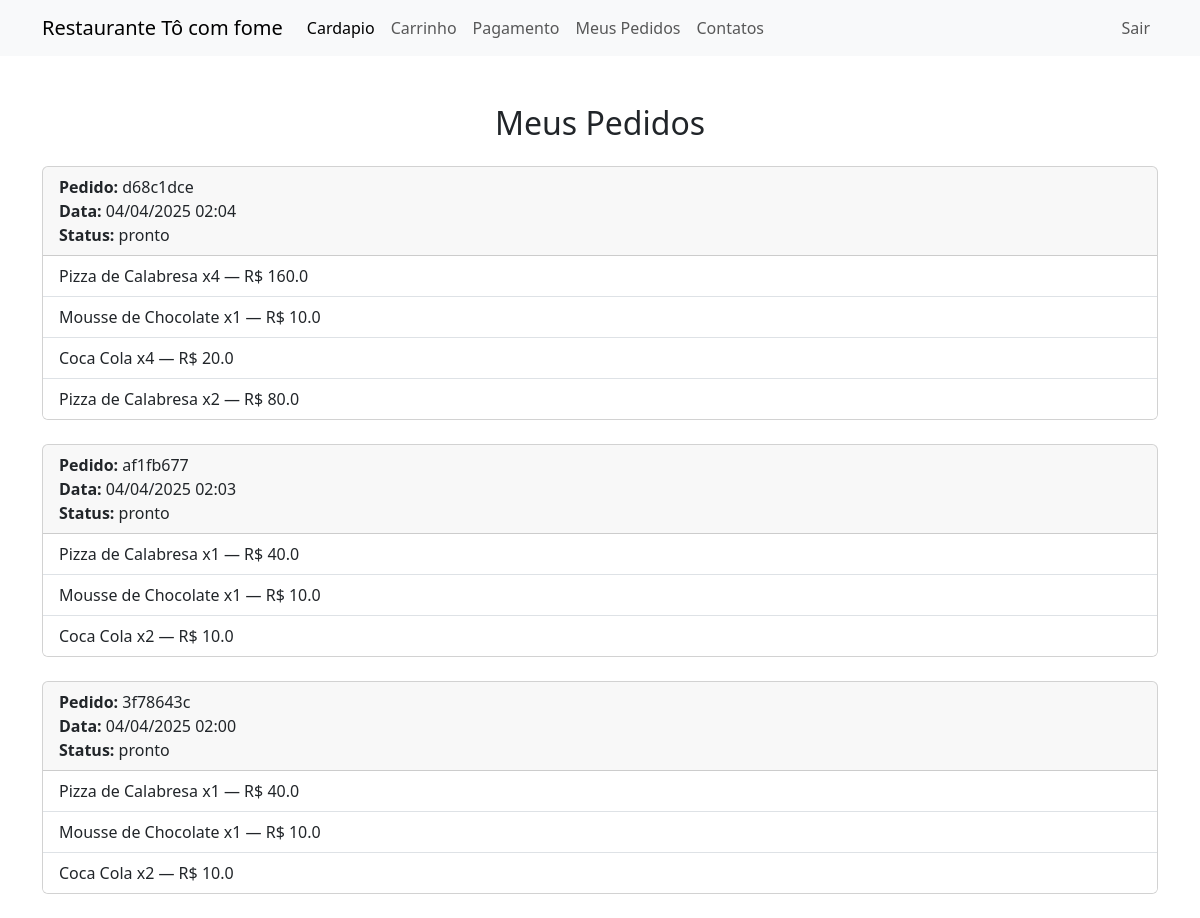
Page /meus-pedidos (signed in) on the committed database.
### tocomfome/models.py (models this page shows)
class Pedido(database.Model):
    id_pedido = database.Column(database.Integer, primary_key=True, autoincrement=True)
    codigo_pedido = database.Column(database.String, nullable=False)
    id_item = database.Column(database.Integer, nullable=False)
    nome_item = database.Column(database.String, nullable=False)
    quantidade_item = database.Column(database.Integer, nullable=False)
    preco_item = database.Column(database.Float, nullable=False)
    valor_total = database.Column(database.Float, nullable=False)
    id_usuario_pedido = database.Column(database.Integer, database.ForeignKey('usuario.id'), nullable=False)
    data_criacao = database.Column(database.DateTime, nullable=False, default=datetime.utcnow)
    status = database.Column(database.String, nullable=False, default='preparando')
    usuario = database.relationship('Usuario', backref='pedidos')

### tocomfome/routes.py (the view)
@app.route('/meus-pedidos')
@login_required
def meus_pedidos():
    if current_user.tipo != 'cliente':
        flash("Acesso restrito a clientes!", "alert-danger")
        return redirect(url_for('home'))
    pedidos = (
        database.session.query(Pedido)
        .filter_by(id_usuario_pedido=current_user.id)
        .order_by(Pedido.data_criacao.desc())
        .all()
    )
    pedidos_agrupados = {}
    for pedido in pedidos:
        pedidos_agrupados.setdefault(pedido.codigo_pedido, []).append(pedido)
    return render_template('meus-pedidos.html', pedidos_agrupados=pedidos_agrupados)

### tocomfome/models.py (called while the page is built)
@login_manager.user_loader
def load_usuario(user_id):
    return Usuario.query.get(int(user_id))

### tocomfome/templates/meus-pedidos.html (shortened to what this page needs)
{% extends "base.html" %}
{% block body %}
<div class="container mt-5">
    <h2 class="text-center mb-4">Meus Pedidos</h2>
    {% if pedidos_agrupados %}
        {% for codigo, grupo in pedidos_agrupados.items() %}
            <div class="card mb-4">
                <div class="card-header">
                    <strong>Pedido:</strong> {{ codigo }}<br>
                    <strong>Data:</strong> {{ grupo[0].data_criacao.strftime('%d/%m/%Y %H:%M') }}<br>
                    <strong>Status:</strong> {{ grupo[0].status }}
                </div>
                <ul class="list-group list-group-flush">
                    {% for item in grupo %}
                        <li class="list-group-item">
                            {{ item.nome_item }} x{{ item.quantidade_item }} — R$ {{ item.valor_total | round(2) }}
                        </li>
                    {% endfor %}
                </ul>
            </div>
        {% endfor %}
    {% else %}
        <p class="text-center">Você ainda não fez nenhum pedido.</p>
    {% endif %}
</div>
{% endblock %}

### tocomfome/templates/base.html (shortened to what this page needs)
<!DOCTYPE html>
<html lang="pt-br">
    <head>
        <link href="https://cdn.jsdelivr.net/npm/bootstrap@5.3.3/dist/css/bootstrap.min.css" rel="stylesheet">
    </head>
    <body>
        {% include 'navbar.html'%}
        {% block body %}
        {% endblock body %}
    </body>
</html>

### tocomfome/templates/navbar.html (shortened to what this page needs)
<nav class="navbar navbar-expand-lg navbar-light bg-light">
    <div class="container-fluid container">
      <a class="navbar-brand" href="{{ url_for('home') }}">Restaurante Tô com fome</a>
      <div class="collapse navbar-collapse" id="navbarSupportedContent">
        <ul class="navbar-nav me-auto mb-2 mb-lg-0">
          <li class="nav-item">
            <a class="nav-link active" aria-current="page" href="{{ url_for('menu') }}">Cardapio</a>
          </li>
          {% if current_user.is_authenticated %}
            {% if current_user.tipo == 'funcionario' %}
              <li class="nav-item">
                <a class="nav-link" href="{{ url_for('controle_pedidos') }}">Controle de Pedidos</a>
              </li>
            {% elif current_user.tipo == 'cliente' %}
              <li class="nav-item">
                <a class="nav-link" href="{{ url_for('carrinho') }}">Carrinho</a>
              </li>
              <li class="nav-item">
                <a class="nav-link" href="{{ url_for('pagamento') }}">Pagamento</a>
              </li>
              <li class="nav-item">
                <a class="nav-link" href="{{ url_for('meus_pedidos') }}">Meus Pedidos</a>
              </li>
              <li class="nav-item">
                <a class="nav-link" href="{{ url_for('contatos') }}">Contatos</a>
              </li>
            {% endif %}
          {% endif %}
        </ul>
        <ul class="d-flex navbar-nav">
          {% if current_user.is_authenticated %}
            {% if current_user.tipo == 'funcionario' %}
              <li class="nav-item">
                <a class="nav-link" href="{{ url_for('admin') }}">Adicionar Pratos</a>
              </li>
              <li class="nav-item">
                <a class="nav-link" href="{{ url_for('admin2') }}">Apagar Pratos</a>
              </li>
              <li class="nav-item">
                <a class="nav-link" href="{{ url_for('sair') }}">Sair</a>
              </li>
            {% elif current_user.tipo == 'cliente' %}
              <li class="nav-item">
                <a class="nav-link" href="{{ url_for('sair') }}">Sair</a>
              </li>
            {% endif %}
          {% endif %}
        </ul>
      </div>
    </div>
  </nav>

### rows in the picture
Pedido: codigo_pedido "d68c1dce", data_criacao "04/04/2025 02:04", status "pronto", nome_item "Pizza de Calabresa", quantidade_item "4", valor_total "160.0"
Pedido: nome_item "Mousse de Chocolate", quantidade_item "1", valor_total "10.0"
Pedido: nome_item "Coca Cola", quantidade_item "4", valor_total "20.0"
Pedido: nome_item "Pizza de Calabresa", quantidade_item "2", valor_total "80.0"
Pedido: codigo_pedido "af1fb677", data_criacao "04/04/2025 02:03", status "pronto", nome_item "Pizza de Calabresa", quantidade_item "1", valor_total "40.0"
Pedido: nome_item "Mousse de Chocolate", quantidade_item "1", valor_total "10.0"
Pedido: nome_item "Coca Cola", quantidade_item "2", valor_total "10.0"
Pedido: codigo_pedido "3f78643c", data_criacao "04/04/2025 02:00", status "pronto", nome_item "Pizza de Calabresa", quantidade_item "1", valor_total "40.0"
Pedido: nome_item "Mousse de Chocolate", quantidade_item "1", valor_total "10.0"
Pedido: nome_item "Coca Cola", quantidade_item "2", valor_total "10.0"
